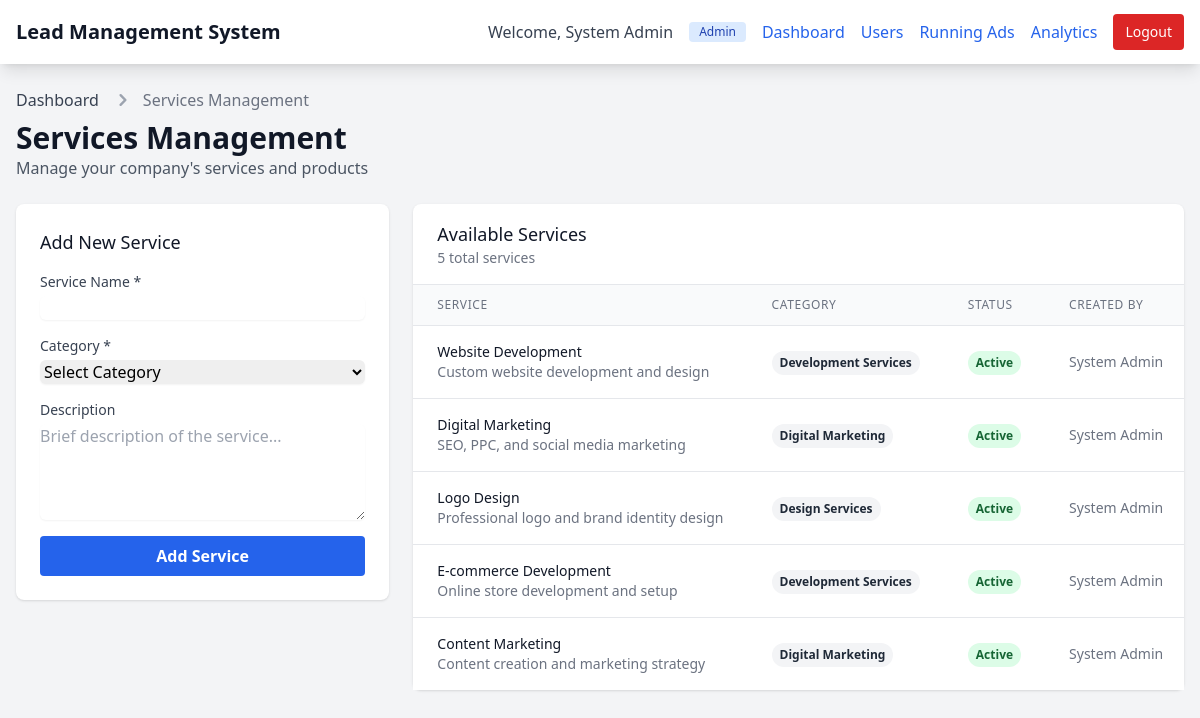
Screenshot of /services.php (signed in) with the database file from the repository.
### tables this page shows
CREATE TABLE IF NOT EXISTS users (
    id INT PRIMARY KEY AUTO_INCREMENT,
    username VARCHAR(50) UNIQUE NOT NULL,
    password VARCHAR(255) NOT NULL,
    full_name VARCHAR(100),
    role ENUM('admin', 'sales', 'marketing') NOT NULL,
    is_active TINYINT(1) DEFAULT 1,
    created_at TIMESTAMP DEFAULT CURRENT_TIMESTAMP
);

CREATE TABLE IF NOT EXISTS services (
    id INT PRIMARY KEY AUTO_INCREMENT,
    service_name VARCHAR(255) NOT NULL,
    service_category VARCHAR(100),
    description TEXT,
    is_active TINYINT(1) DEFAULT 1,
    created_by INT,
    created_at TIMESTAMP DEFAULT CURRENT_TIMESTAMP,
    FOREIGN KEY (created_by) REFERENCES users(id) ON DELETE SET NULL
);

### includes/auth.php (called while the page is built, shortened)
<?php
require_once 'connect.php';
function is_logged_in() {
    return isset($_SESSION['user_id']) && !empty($_SESSION['user_id']);
}
function get_logged_in_user() {
    $query = "SELECT id, username, full_name, role FROM users WHERE id = ?";
    return get_row($query, [$_SESSION['user_id']], 'i');
}
?>

### includes/connect.php (called while the page is built, shortened)
<?php
$conn = null;
try {
    $conn = new mysqli(DB_HOST, DB_USER, DB_PASS, DB_NAME);
} catch (Exception $e) {
    error_log("Database connection exception: " . $e->getMessage());
    die("Database configuration error. Please contact administrator.");
}
function execute_query($query, $params = [], $types = '') {
    global $conn;
    try {
        if (empty($params)) {
            $result = $conn->query($query);
            return $result;
        }
        $stmt = $conn->prepare($query);
        if (!empty($params)) {
            if (!$stmt->bind_param($types, ...$params)) {
                error_log("Bind param failed: " . $stmt->error);
                $stmt->close();
                throw new Exception("Parameter binding failed");
            }
        }
        if (!$stmt->execute()) {
            error_log("Execute failed: " . $stmt->error . " | Query: " . $query);
            $stmt->close();
            throw new Exception("Query execution failed");
        }
        $result = $stmt->get_result();
        return $result;
    } catch (Exception $e) {
        error_log("Database operation error: " . $e->getMessage());
        throw $e;
    }
}
function get_row($query, $params = [], $types = '') {
    try {
        $result = execute_query($query, $params, $types);
        $row = $result->fetch_assoc();
        return $row;
    } catch (Exception $e) {
        error_log("get_row error: " . $e->getMessage());
        return null;
    }
}
function get_all($query, $params = [], $types = '') {
    try {
        $result = execute_query($query, $params, $types);
        $rows = [];
        while ($row = $result->fetch_assoc()) {
            $rows[] = $row;
        }
        return $rows;
    } catch (Exception $e) {
        error_log("get_all error: " . $e->getMessage());
        return [];
    }
}
?>

### includes/functions.php (called while the page is built, shortened)
<?php
require_once 'connect.php';
function sanitize_output($string) {
    return htmlspecialchars($string, ENT_QUOTES, 'UTF-8');
}
?>

### services.php (the view, shortened to what this page needs)
<?php
require_once 'includes/auth.php';
require_once 'includes/functions.php';
$current_user = get_logged_in_user();
$services = get_all("SELECT s.*, u.full_name as created_by_name FROM services s LEFT JOIN users u ON s.created_by = u.id ORDER BY s.created_at DESC");
?>
<!DOCTYPE html>
<html lang="en">
<head>
    <script src="https://cdn.tailwindcss.com"></script>
</head>
<body class="bg-gray-100 min-h-screen">
    <nav class="bg-white shadow-lg">
        <div class="max-w-7xl mx-auto px-4">
            <div class="flex justify-between h-16">
                <div class="flex items-center">
                    <a href="index.php" class="text-xl font-bold text-gray-900">Lead Management System</a>
                </div>
                <div class="flex items-center space-x-4">
                    <span class="text-gray-700">Welcome, <?php echo sanitize_output($current_user['full_name']); ?></span>
                    <span class="bg-blue-100 text-blue-800 text-xs font-medium px-2.5 py-0.5 rounded">
                        <?php echo ucfirst($current_user['role']); ?>
                    </span>
                    <a href="index.php" class="text-blue-600 hover:text-blue-800">Dashboard</a>
                    <a href="users.php" class="text-blue-600 hover:text-blue-800">Users</a>
                    <a href="running_ads.php" class="text-blue-600 hover:text-blue-800">Running Ads</a>
                    <a href="analytics.php" class="text-blue-600 hover:text-blue-800">Analytics</a>
                    <a href="logout.php" class="bg-red-600 hover:bg-red-700 text-white px-3 py-2 rounded text-sm">
                        Logout
                    </a>
                </div>
            </div>
        </div>
    </nav>
    <div class="max-w-7xl mx-auto py-6 px-4">
        <div class="mb-6">
            <nav class="flex" aria-label="Breadcrumb">
                <ol class="inline-flex items-center space-x-1 md:space-x-3">
                    <li class="inline-flex items-center">
                        <a href="index.php" class="text-gray-700 hover:text-gray-900">Dashboard</a>
                    </li>
                    <li>
                        <div class="flex items-center">
                            <svg class="w-6 h-6 text-gray-400" fill="currentColor" viewBox="0 0 20 20" xmlns="http://www.w3.org/2000/svg">
                                <path fill-rule="evenodd" d="M7.293 14.707a1 1 0 010-1.414L10.586 10 7.293 6.707a1 1 0 011.414-1.414l4 4a1 1 0 010 1.414l-4 4a1 1 0 01-1.414 0z" clip-rule="evenodd"></path>
                            </svg>
                            <span class="text-gray-500 ml-1 md:ml-2">Services Management</span>
                        </div>
                    </li>
                </ol>
            </nav>
            <h1 class="text-3xl font-bold text-gray-900 mt-2">Services Management</h1>
            <p class="text-gray-600">Manage your company's services and products</p>
        </div>
        <div class="grid grid-cols-1 lg:grid-cols-3 gap-6">
            <div class="lg:col-span-1">
                <div class="bg-white shadow rounded-lg p-6">
                    <h3 class="text-lg font-medium text-gray-900 mb-4">Add New Service</h3>
                    <form method="POST" action="">
                        <div class="space-y-4">
                            <div>
                                <label for="service_name" class="block text-sm font-medium text-gray-700">Service Name *</label>
                                <input
                                    type="text"
                                    id="service_name"
                                    name="service_name"
                                    value="<?php echo isset($_POST['service_name']) ? sanitize_output($_POST['service_name']) : ''; ?>"
                                    class="mt-1 block w-full border-gray-300 rounded-md shadow-sm focus:ring-blue-500 focus:border-blue-500"
                                    required
                                >
                            </div>
                            <div>
                                <label for="service_category" class="block text-sm font-medium text-gray-700">Category *</label>
                                <select
                                    id="service_category"
                                    name="service_category"
                                    class="mt-1 block w-full border-gray-300 rounded-md shadow-sm focus:ring-blue-500 focus:border-blue-500"
                                    required
                                >
                                    <option value="">Select Category</option>
                                </select>
                            </div>
                            <div>
                                <label for="description" class="block text-sm font-medium text-gray-700">Description</label>
                                <textarea
                                    id="description"
                                    name="description"
                                    rows="4"
                                    class="mt-1 block w-full border-gray-300 rounded-md shadow-sm focus:ring-blue-500 focus:border-blue-500"
                                    placeholder="Brief description of the service..."
                                ><?php echo isset($_POST['description']) ? sanitize_output($_POST['description']) : ''; ?></textarea>
                            </div>
                            <button
                                type="submit"
                                name="add_service"
                                class="w-full bg-blue-600 hover:bg-blue-700 text-white font-bold py-2 px-4 rounded focus:outline-none focus:shadow-outline"
                            >
                                Add Service
                            </button>
                        </div>
                    </form>
                </div>
            </div>
            <div class="lg:col-span-2">
                <div class="bg-white shadow rounded-lg">
                    <div class="px-6 py-4 border-b border-gray-200">
                        <h3 class="text-lg font-medium text-gray-900">Available Services</h3>
                        <p class="text-sm text-gray-500"><?php echo count($services); ?> total services</p>
                    </div>
                    <div class="overflow-x-auto">
                        <table class="min-w-full divide-y divide-gray-200">
                            <thead class="bg-gray-50">
                                <tr>
                                    <th class="px-6 py-3 text-left text-xs font-medium text-gray-500 uppercase tracking-wider">Service</th>
                                    <th class="px-6 py-3 text-left text-xs font-medium text-gray-500 uppercase tracking-wider">Category</th>
                                    <th class="px-6 py-3 text-left text-xs font-medium text-gray-500 uppercase tracking-wider">Status</th>
                                    <th class="px-6 py-3 text-left text-xs font-medium text-gray-500 uppercase tracking-wider">Created By</th>
                                </tr>
                            </thead>
                            <tbody class="bg-white divide-y divide-gray-200">
                                <?php foreach ($services as $service): ?>
                                    <tr class="hover:bg-gray-50">
                                        <td class="px-6 py-4 whitespace-nowrap">
                                            <div>
                                                <div class="text-sm font-medium text-gray-900">
                                                    <?php echo sanitize_output($service['service_name']); ?>
                                                </div>
                                                <div class="text-sm text-gray-500">
                                                    <?php echo sanitize_output($service['description']); ?>
                                                </div>
                                            </div>
                                        </td>
                                        <td class="px-6 py-4 whitespace-nowrap">
                                            <span class="inline-flex px-2 py-1 text-xs font-semibold rounded-full bg-gray-100 text-gray-800">
                                                <?php echo sanitize_output($service['service_category']); ?>
                                            </span>
                                        </td>
                                        <td class="px-6 py-4 whitespace-nowrap">
                                            <span class="inline-flex px-2 py-1 text-xs font-semibold rounded-full
                                                <?php echo $service['is_active'] ? 'bg-green-100 text-green-800' : 'bg-red-100 text-red-800'; ?>">
                                                <?php echo $service['is_active'] ? 'Active' : 'Inactive'; ?>
                                            </span>
                                        </td>
                                        <td class="px-6 py-4 whitespace-nowrap text-sm text-gray-500">
                                            <?php echo sanitize_output($service['created_by_name'] ?? 'Unknown'); ?>
                                        </td>
                                    </tr>
                                <?php endforeach; ?>
                            </tbody>
                        </table>
                    </div>
                </div>
            </div>
        </div>
    </div>
</body>
</html>

### rows the page displays
users: full_name "System Admin", role "Admin"
services: service_name "Website Development", description "Custom website development and design", service_category "Development Services", is_active "Active", created_by.full_name "System Admin"
services: service_name "Digital Marketing", description "SEO, PPC, and social media marketing", service_category "Digital Marketing", is_active "Active", created_by.full_name "System Admin"
services: service_name "Logo Design", description "Professional logo and brand identity design", service_category "Design Services", is_active "Active", created_by.full_name "System Admin"
services: service_name "E-commerce Development", description "Online store development and setup", service_category "Development Services", is_active "Active", created_by.full_name "System Admin"
services: service_name "Content Marketing", description "Content creation and marketing strategy", service_category "Digital Marketing", is_active "Active", created_by.full_name "System Admin"

### other values shown
count($services) "5"
